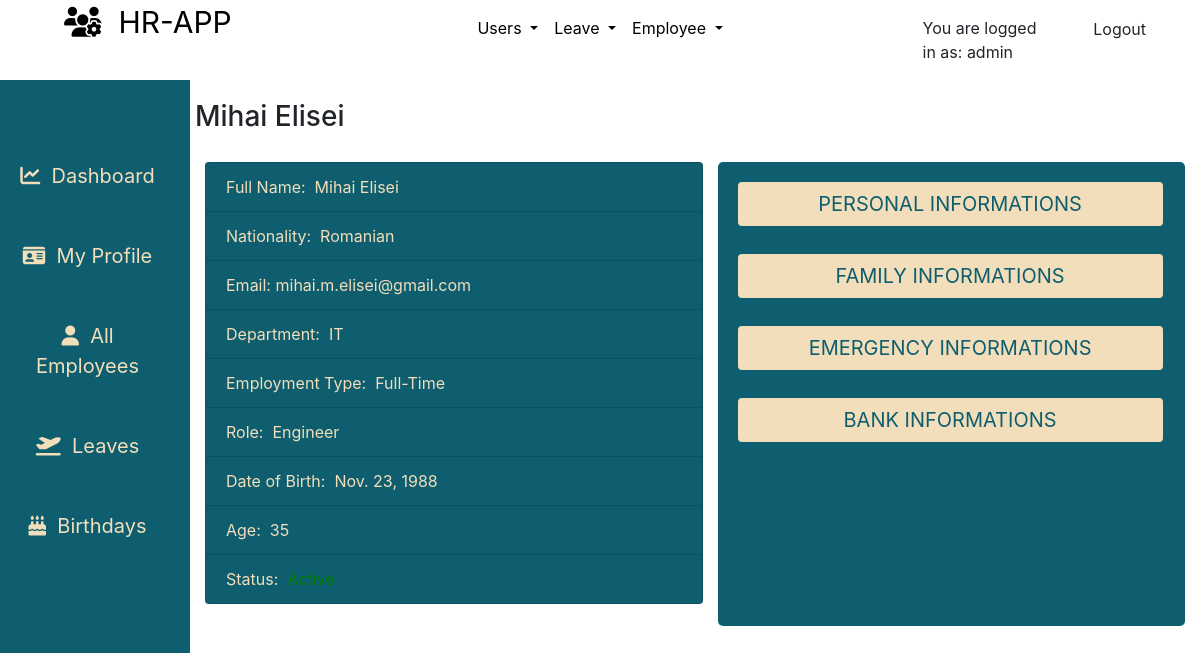
The app's page /employees/user-profile/ (signed in), older data.
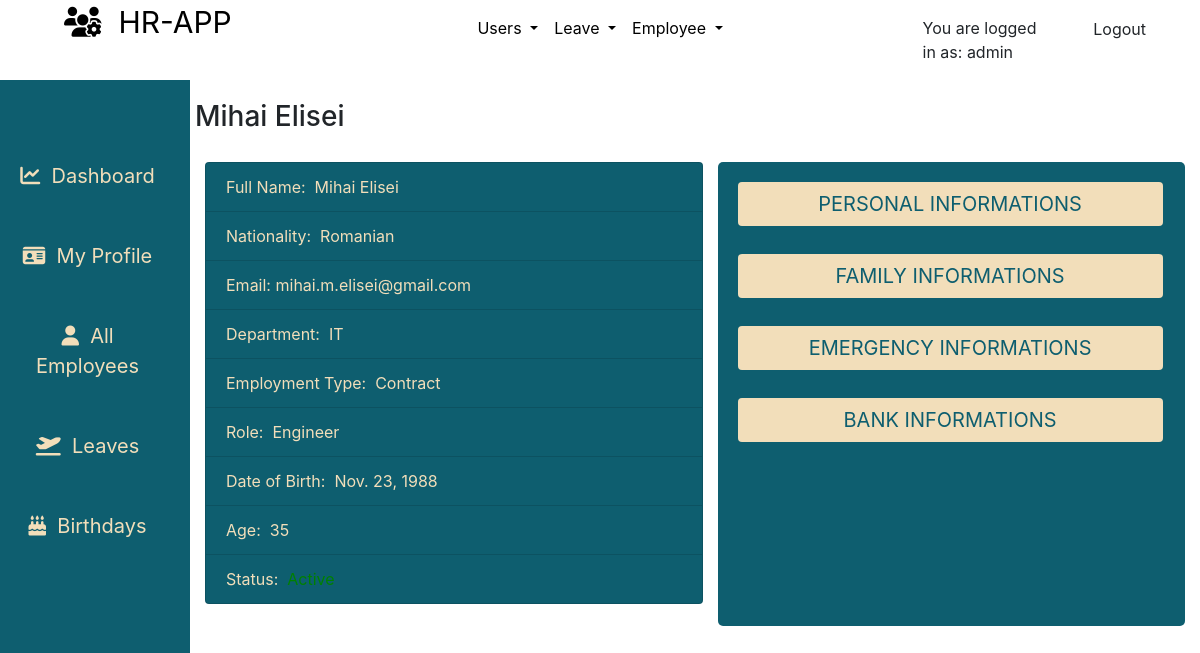
The same page, newer data.
### employees/models.py (models this page shows, shortened)
class Employee(models.Model):
    MALE = 'male'
    FEMALE = 'female'
    GENDER = (
    (MALE, 'Male'),
    (FEMALE, 'Female'),
    )
    MR = 'Mr'
    MRS = 'Mrs'
    MSS = 'Mss'
    DR = 'Dr'
    SIR = 'Sir'
    MADAM = 'Madam'
    TITLE = (
    (MR, 'Mr'),
    (MRS, 'Mrs'),
    (MSS, 'Mss'),
    (DR, 'Dr'),
    (SIR, 'Sir'),
    (MADAM, 'Madam'),
    )
    FULL_TIME = 'Full-Time'
    PART_TIME = 'Part-Time'
    CONTRACT = 'Contract'
    INTERN = 'Intern'
    EMPLOYEETYPE = (
    (FULL_TIME, 'Full-Time'),
    (PART_TIME, 'Part-Time'),
    (CONTRACT, 'Contract'),
    (INTERN, 'Intern'),
    )
    MASTERS = 'Masters Degree'
    BACHELOR = 'Bachelor Degree'
    ADVANCED = 'Craft / Higher Certificate'
    LEAVING = 'Leaving Certificate'
    JUNIOR = 'Junior Certificate'
    OTHER = 'Other'
    EDUCATIONAL_LEVEL = (
    (MASTERS, 'Masters Degree'),
    (BACHELOR, 'Bachelor Degree'),
    (ADVANCED, 'Craft / Higher Certificate'),
    (LEAVING, 'Leaving Certificate'),
    (JUNIOR, 'Junior Certificate'),
    (OTHER, 'Other'),
    )
    id = models.CharField(_('Employee ID Number'), max_length=10, null=False, blank=False, primary_key=True)
    user = models.ForeignKey(User, on_delete=models.CASCADE, default=None)
    title = models.CharField(_('Title'), max_length=5, default=MR, choices=TITLE, blank=False, null=False)
    firstname = models.CharField(_('First Name'), max_length=125, null=False, blank=False)
    lastname = models.CharField(_('Last Name'), max_length=125, null=False, blank=False)
    othername = models.CharField(_('Other Name (optional)'), max_length=125, null=True, blank=True)
    sex = models.CharField(_('Gender'), max_length=9, choices=GENDER, blank=False)
    email = models.CharField(_('Email'), max_length=255, default=None, blank=False, null=False)
    tel = PhoneNumberField(null=False, blank=False, verbose_name='Phone Number', help_text= 'Enter number with Country Code Eg. +353000000000')
    birthday = models.DateField(_('Birthday'),blank=False,null=False)
    nationality = models.ForeignKey(Nationality, verbose_name=_('Nationality'), on_delete=models.SET_NULL, null=True, default=None)
    address = models.CharField(_('Address'), help_text='address of current residence', max_length=125, null=True, blank=True)
    education = models.CharField(_('Education'),help_text='Highest educational level', max_length=26, choices=EDUCATIONAL_LEVEL, blank=False, null=True)
    lastwork = models.CharField(_('Last Place of Work'), help_text='Where was the last place you worked ?', max_length=125, null=True, blank=True)
    position = models.CharField(_('Position Held'),help_text='What position where you in your last place of work ?', max_length=255, null=True, blank=True)
    department = models.ForeignKey(Department, verbose_name =_('Department'), on_delete=models.SET_NULL, null=True, default=None)
    role = models.ForeignKey(Role, verbose_name=_('Role'), on_delete=models.SET_NULL, null=True, default=None)
    startdate = models.DateField(_('Employement Date'), help_text='date of employement', blank=False, null=True)
    employeetype = models.CharField(_('Employee Type'), max_length=15, default=FULL_TIME, choices=EMPLOYEETYPE, blank=False, null=True)
    dateissued = models.DateField(_('Date Issued'), help_text='date staff id was issued', blank=False, null=True)
    created = models.DateTimeField(verbose_name=_('Created'), auto_now_add=True, null=True)
    is_blocked = models.BooleanField(_('Is Blocked'),help_text='button to toggle employee block and unblock',default=False)
    is_deleted = models.BooleanField(_('Is Deleted'),help_text='button to toggle employee deleted and undelete',default=False)
    class Meta:
        verbose_name = _('Employee')
        verbose_name_plural = _('Employees')
        ordering = ['-created']
    @property
    def get_full_name(self):
        fullname = ''
        firstname = self.firstname
        lastname = self.lastname
        othername = self.othername
        if (firstname and lastname) or othername is None:
            fullname = firstname + ' ' + lastname
            return fullname
        elif othername:
            fullname = firstname + ' ' + lastname + ' ' + othername
            return fullname
        return
    @property
    def get_age(self):
        current_year = datetime.date.today().year
        dateofbirth_year = self.birthday.year
        if dateofbirth_year:
            return current_year - dateofbirth_year
        return

class Nationality(models.Model):
    name = models.CharField(max_length=125)
    created = models.DateTimeField(verbose_name=_('Created'), auto_now_add=True)
    updated = models.DateTimeField(verbose_name=_('Updated'), auto_now=True)
    class Meta:
        verbose_name = _('Nationality')
        verbose_name_plural = _('Nationality')
        ordering = ['name', 'created']
    def __str__(self):
        return self.name

class Department(models.Model):
    name = models.CharField(max_length=125)
    description = models.CharField(max_length=125, null=True, blank=True)
    created = models.DateTimeField(verbose_name=_('Created'), auto_now_add=True)
    updated = models.DateTimeField(verbose_name=_('Updated'), auto_now=True)
    class Meta:
        verbose_name = _('Department')
        verbose_name_plural = _('Departments')
        ordering = ['name', 'created']
    def __str__(self):
        return self.name

class Role(models.Model):
    name = models.CharField(max_length=125)
    description = models.CharField(max_length=125, null=True, blank=True)
    created = models.DateTimeField(verbose_name=_('Created'), auto_now_add=True)
    updated = models.DateTimeField(verbose_name=_('Updated'), auto_now=True)
    class Meta:
        verbose_name = _('Role')
        verbose_name_plural = _('Roles')
        ordering = ['name', 'created']
    def __str__(self):
        return self.name

### employees/views.py (the view)
# urls.py: path('user-profile/', views.user_profile, name='userprofile'),
def user_profile(request):
	user = request.user
	if user.is_authenticated:
		employee = Employee.objects.filter(user = user).first()
		emergency = Emergency.objects.filter(employee = employee).first()
		relationship = Relationship.objects.filter(employee = employee).first()
		bank = Bank.objects.filter(employee = employee).first()
		dataset = dict()
		dataset['employee'] = employee
		dataset['emergency'] = emergency
		dataset['family'] = relationship
		dataset['bank'] = bank
		return render(request,'employees/user_profile.html',dataset)
	return HttpResponse("Sorry, you are not authorized to access this!")

### employees/templates/employees/user_profile.html (shortened to what the changed rows need)
{% extends "base.html" %}
{% load static %}
{% load crispy_forms_tags %}
{% block content %}
<div class="container-fluid">
    <div class="row flex-nowrap mt-0">
        <div class="col-10">
            <div class="row">
                <div class="row">
                    <div class="text-center" style="padding: 20px;">
                        <h3>
                            <span class="table-title">{{ employee.get_full_name }}</span>
                        </h3>
                    </div>
                </div>
            </div>
            <div class="container">
                <div class="row scroll-form">
                    <div class="col-md-6 col-sm-6" style="margin: 0; padding: 0;">
                        <div class="text-centered">
                            <ul class="list-group text-medium">
                                <li class="list-group-item teal-color beige-color profile-list">
                                    <span>Full Name:</span>&nbsp;&nbsp;{{ employee.get_full_name }}
                                </li>
                                <li class="list-group-item  teal-color beige-color profile-list">
                                    <span>Nationality:</span>&nbsp;&nbsp;{{ employee.nationality}}
                                </li>
                                <li class="list-group-item  teal-color beige-color profile-list">
                                    <span>Email:</span>&nbsp;{{ employee.email}}
                                </li>
                                <li class="list-group-item  teal-color beige-color profile-list ">
                                    <span>Department:</span>&nbsp;&nbsp;{{ employee.department}}
                                </li>
                                <li class="list-group-item  teal-color beige-color profile-list">
                                    <span>Employment Type:</span>&nbsp;&nbsp;{{ employee.employeetype}}
                                </li>
                                <li class="list-group-item  teal-color beige-color profile-list">
                                    <span>Role:</span>&nbsp;&nbsp;{{ employee.role}}
                                </li>
                                <li class="list-group-item  teal-color beige-color profile-list">
                                    <span>Date of Birth:</span>&nbsp;&nbsp;{{ employee.birthday}}
                                </li>
                                <li class="list-group-item  teal-color beige-color profile-list">
                                    <span>Age:</span>&nbsp;&nbsp;{{ employee.get_age }}
                                </li>
                                {% if employee.is_blocked %}
                                <li class="list-group-item  teal-color beige-color profile-list">
                                    <span>Status:</span>&nbsp;&nbsp;<span style="color: red;">Inactive</span>
                                </li>
                                {% else %}
                                <li class="list-group-item  teal-color beige-color profile-list">
                                    <span>Status:</span>&nbsp;&nbsp;<span style="color: green;">Active</span>
                                </li>
                                {% endif %}
                            </ul>
                        </div>
                    </div>
                    <div class="col-md-6 col-sm-6">
                        <div class="container teal-color no-scroll"
                            style="margin: 0; padding: 10px; border-radius: 5px; height: 58vh; overflow: scroll;">
                            <div class="accordion" id="accordionExample" style="background-color: transparent;">
                                <div class="accordion-item" style="background-color: transparent; border: none;">
                                    <h2 class="accordion-header" id="headingOne">
                                        <button class="btn accordion-button btn-profile" data-toggle="collapse" href="#collapseOne" role="button" aria-expanded="true" aria-controls="collapseOne">
                                            PERSONAL INFORMATIONS
                                        </button>
                                    </h2>
                                </div>
                                <div class="accordion-item" style="background-color: transparent; border: none;">
                                    <h2 class="accordion-header" id="headingTwo">
                                        <button class="btn accordion-button btn-profile" data-toggle="collapse" href="#collapseTwo" role="button" aria-expanded="false" aria-controls="collapseTwo">
                                            FAMILY INFORMATIONS
                                        </button>
                                    </h2>
                                <div class="accordion-item" style="background-color: transparent; border: none;">
                                    <h2 class="accordion-header" id="headingThree">
                                        <button class="btn accordion-button btn-profile" data-toggle="collapse" href="#collapseThree" role="button" aria-expanded="false" aria-controls="collapseThree">
                                            EMERGENCY INFORMATIONS
                                        </button>
                                    </h2>
                                <div class="accordion-item" style="background-color: transparent; border: none;">
                                    <h2 class="accordion-header" id="headingFour">
                                        <button class="btn accordion-button btn-profile" data-toggle="collapse" href="#collapseFour" role="button" aria-expanded="false" aria-controls="collapseFour">
                                            BANK INFORMATIONS
                                        </button>
                                    </h2>
                            </div>
                        </div>
                    </div>
                </div>
            </div>
        </div>
    </div>
</div>
{% endblock %}

Row changes from the older to the newer data that the page shows:
changed Employee "Mihai Elisei": employeetype "Full-Time" → "Contract"
